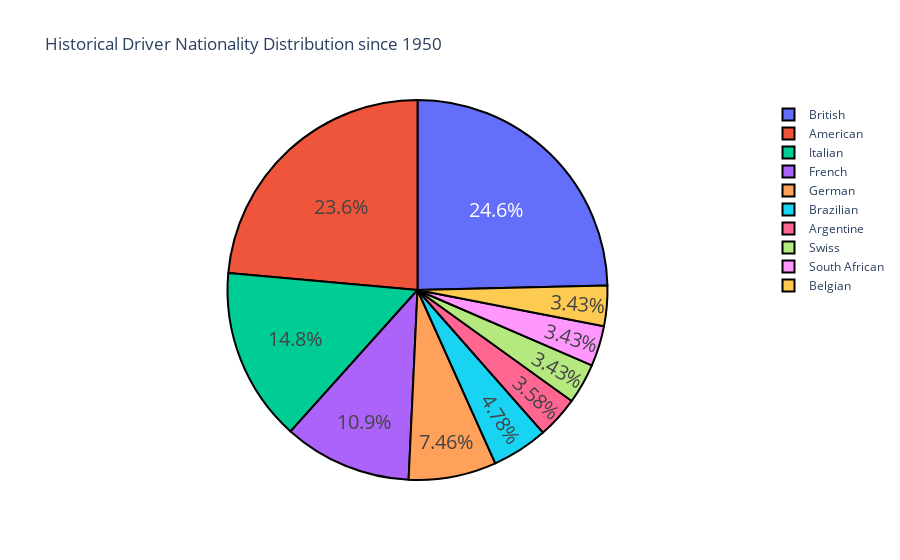

Notebook code cell kept with this figure:
### Code cell
drivers_nationality = df_drivers.groupby('nationality')['nationality'].count().sort_values(ascending=False).reset_index(name='number of drivers')
fig = go.Figure(data=[go.Pie(labels=drivers_nationality.nationality.head(10), values=drivers_nationality['number of drivers'])])
fig.update_traces(textfont_size=20, marker=dict(line=dict(color='#000000', width=2)))

fig.update_layout(
    title='Historical Driver Nationality Distribution since 1950')
fig.show()

### Figure 1 — Plotly figure (JSON) as saved in the notebook; plotly's stock layout.template omitted (floating-point values rounded to 4 significant figures)
{"data": [{"labels": ["British", "American", "Italian", "French", "German", "Brazilian", "Argentine", "Swiss", "South African", "Belgian"], "marker": {"line": {"color": "#000000", "width": 2}}, "textfont": {"size": 20}, "type": "pie", "values": [165, 158, 99, 73, 50, 32, 24, 23, 23, 23, 20, 18, 18, 15, 15, 14, 10, 9, 9, 6, 5, 5, 4, 4, 4, 4, 4, 3, 3, 3, 2, 2, 1, 1, 1, 1, 1, 1, 1, 1, 1, 1]}], "layout": {"title": {"text": "Historical Driver Nationality Distribution since 1950"}}}
